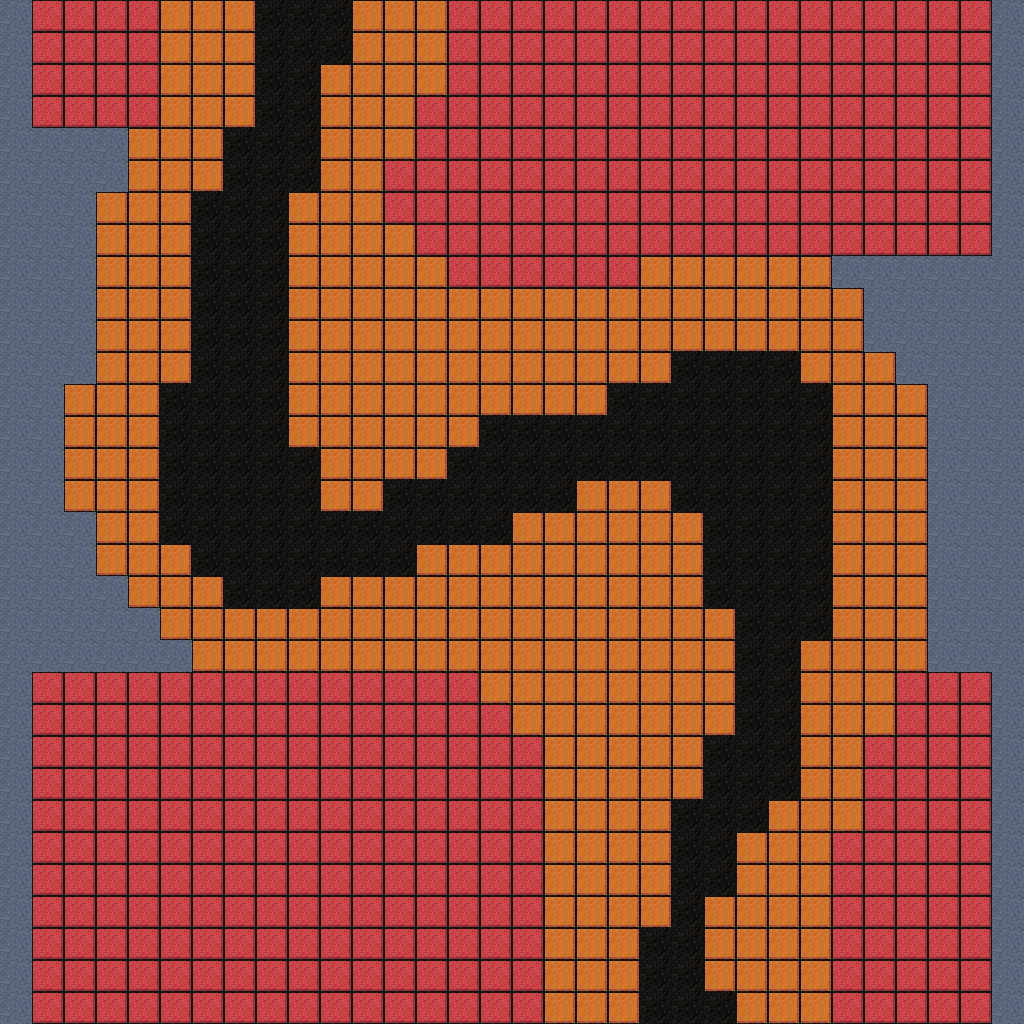

The image is a tile-based game level rendered from a .tmx file. Its description and source (layers, tilesets, objects; grid data summarised) follow:
An orthogonal 32x32 tile map with 32x32 px tiles, 4 tile layers (Root, Extra, Extended, Region).

<map version="1.9" tiledversion="1.9.2" orientation="orthogonal" renderorder="right-down" width="32" height="32" tilewidth="32" tileheight="32" infinite="0" nextlayerid="5" nextobjectid="1">
 <properties>
  <property name="Biome-A" value="MountainCave" />
  <property name="Biome-B" value="Mountain" />
  <property name="EdgeE" value="[void]" />
  <property name="EdgeN" value="[mont]-HL" />
  <property name="EdgeS" value="[mont]-HR" />
  <property name="EdgeW" value="[void]" />
  <property name="ZoneType" value="Mountain" />
 </properties>
 <tileset firstgid="1" source="../rhysh-tilemap.tsx" />
 <layer id="1" name="Root" width="32" height="32">
  <data>[1024 cells, 1024 non-empty, 4 distinct tile ids]</data>
 </layer>
 <layer id="2" name="Extra" width="32" height="32" locked="1">
  <data>[1024 cells, 0 non-empty, 0 distinct tile ids]</data>
 </layer>
 <layer id="3" name="Extended" width="32" height="32" locked="1">
  <data>[1024 cells, 0 non-empty, 0 distinct tile ids]</data>
 </layer>
 <layer id="4" name="Region" width="32" height="32" locked="1" opacity="0.5">
  <data>[1024 cells, 0 non-empty, 0 distinct tile ids]</data>
 </layer>
</map>
